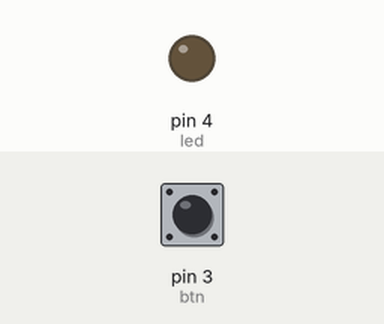
A sketch run on a simulated Arduino Uno, built with avr-gcc and run on an emulated ATmega328P. On the bench: output pins drawn as LEDs (lit = HIGH). Inputs (shaded band) come from the test bench; at power-on: pin 3 (btn) LOW.

Above: at 1.2 s.
1.3 s: pin 3 (btn) pulled HIGH for 0.15 s
At 2.1 s:
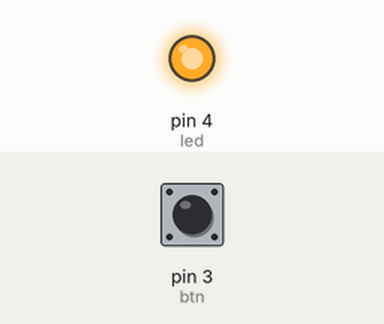
2.9 s: pin 3 (btn) pulled HIGH for 1 s
At 4.6 s:
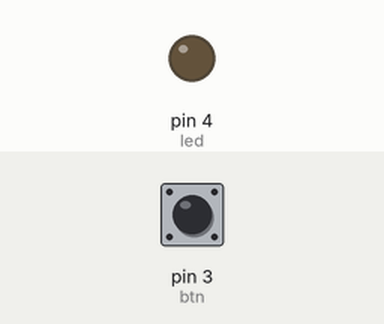
5.4 s: pin 3 (btn) pulled HIGH for 3.2 s
At 9.4 s:
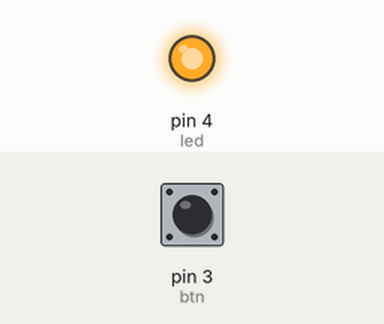
Timing chart, 0 to 10.9 s (numbered marks = the images above; inputs shaded):
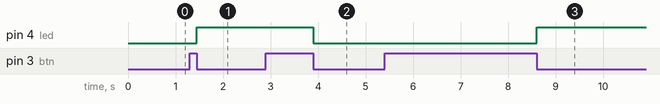

Measured:
- after the input at 1.3 s, pin 4 (led): LOW → HIGH after 0.15 s
- after the input at 2.9 s, pin 4 (led): HIGH → LOW after 1.0 s
- after the input at 5.4 s, pin 4 (led): LOW → HIGH after 3.2 s

The sketch:

aula06-pulldown.ino
```cpp
// C++ code
//
#define led 4
#define btn 3
int botao_clicado=0;
int botao_liberado=0;

void trocaLed(){
  if(digitalRead(led)==HIGH){
    digitalWrite(led,LOW);
  }else{
    digitalWrite(led,HIGH);
  }
}

void Analisa_botao(){
  if((botao_clicado==1)and(botao_liberado==1)){
    botao_clicado=0;
    botao_liberado=0;
    trocaLed();
  }
}

void setup()
{
  pinMode(led, OUTPUT);
  pinMode(btn,INPUT);
}

void loop(){
  if(digitalRead(btn)==HIGH){
    botao_clicado=1;
    botao_liberado=0;
  }
  else{
      botao_liberado=1;
  }
  Analisa_botao();
}
```
